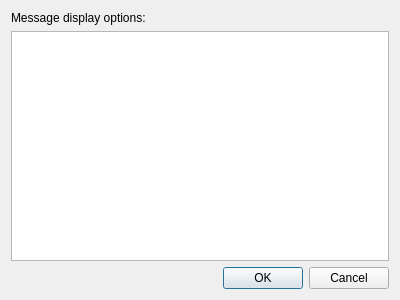
<?xml version="1.0" encoding="UTF-8"?>
<ui version="4.0">
 <class>messageprintertagsdialog</class>
 <widget class="QDialog" name="messageprintertagsdialog">
  <property name="geometry">
   <rect>
    <x>0</x>
    <y>0</y>
    <width>400</width>
    <height>300</height>
   </rect>
  </property>
  <property name="windowTitle">
   <string>Message Display Configuration</string>
  </property>
  <property name="windowIcon">
   <iconset resource="icons.qrc">
    <normaloff>:/tools/filter</normaloff>:/tools/filter</iconset>
  </property>
  <layout class="QGridLayout" name="gridLayout">
   <item row="2" column="0">
    <widget class="QDialogButtonBox" name="buttonBox">
     <property name="orientation">
      <enum>Qt::Horizontal</enum>
     </property>
     <property name="standardButtons">
      <set>QDialogButtonBox::Cancel|QDialogButtonBox::Ok</set>
     </property>
    </widget>
   </item>
   <item row="0" column="0">
    <widget class="QLabel" name="label">
     <property name="text">
      <string>Message display options:</string>
     </property>
    </widget>
   </item>
   <item row="1" column="0">
    <widget class="QListWidget" name="listWidget">
     <property name="selectionMode">
      <enum>QAbstractItemView::NoSelection</enum>
     </property>
    </widget>
   </item>
  </layout>
 </widget>
 <resources>
  <include location="icons.qrc"/>
 </resources>
 <connections>
  <connection>
   <sender>buttonBox</sender>
   <signal>accepted()</signal>
   <receiver>messageprintertagsdialog</receiver>
   <slot>accept()</slot>
   <hints>
    <hint type="sourcelabel">
     <x>248</x>
     <y>254</y>
    </hint>
    <hint type="destinationlabel">
     <x>157</x>
     <y>274</y>
    </hint>
   </hints>
  </connection>
  <connection>
   <sender>buttonBox</sender>
   <signal>rejected()</signal>
   <receiver>messageprintertagsdialog</receiver>
   <slot>reject()</slot>
   <hints>
    <hint type="sourcelabel">
     <x>316</x>
     <y>260</y>
    </hint>
    <hint type="destinationlabel">
     <x>286</x>
     <y>274</y>
    </hint>
   </hints>
  </connection>
 </connections>
</ui>
